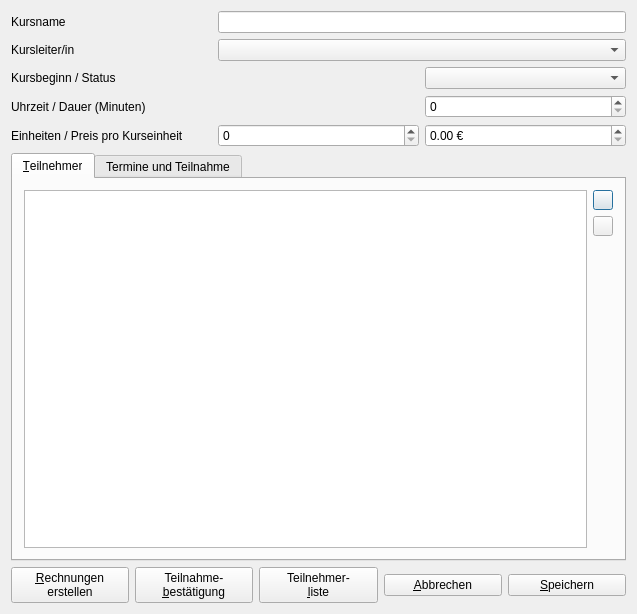
<?xml version="1.0" encoding="UTF-8"?>
<ui version="4.0">
 <class>DlgCourseClass</class>
 <widget class="QDialog" name="DlgCourseClass">
  <property name="geometry">
   <rect>
    <x>0</x>
    <y>0</y>
    <width>637</width>
    <height>614</height>
   </rect>
  </property>
  <property name="windowTitle">
   <string>Kurse anlegen/bearbeiten</string>
  </property>
  <property name="windowIcon">
   <iconset resource="images/images.qrc">
    <normaloff>:/favicon.png</normaloff>:/favicon.png</iconset>
  </property>
  <layout class="QGridLayout">
   <item row="0" column="0">
    <widget class="QLabel" name="label">
     <property name="text">
      <string>Kursname</string>
     </property>
    </widget>
   </item>
   <item row="2" column="0">
    <widget class="QLabel" name="label_3">
     <property name="text">
      <string>Kursbeginn / Status</string>
     </property>
    </widget>
   </item>
   <item row="6" column="0" colspan="3">
    <widget class="QTabWidget" name="tabWidget">
     <property name="currentIndex">
      <number>0</number>
     </property>
     <widget class="QWidget" name="tab_1">
      <attribute name="icon">
       <iconset resource="images/images.qrc">
        <normaloff>:/roles.png</normaloff>:/roles.png</iconset>
      </attribute>
      <attribute name="title">
       <string>&amp;Teilnehmer</string>
      </attribute>
      <layout class="QGridLayout" name="gridLayout">
       <item row="0" column="0" rowspan="3">
        <widget class="QListWidget" name="listPatients">
         <property name="selectionMode">
          <enum>QAbstractItemView::MultiSelection</enum>
         </property>
        </widget>
       </item>
       <item row="0" column="1">
        <widget class="QPushButton" name="pbAddPatient">
         <property name="maximumSize">
          <size>
           <width>20</width>
           <height>20</height>
          </size>
         </property>
         <property name="toolTip">
          <string>Teilnehmer hinzufügen</string>
         </property>
         <property name="text">
          <string/>
         </property>
         <property name="icon">
          <iconset resource="images/images.qrc">
           <normaloff>:/plus.png</normaloff>:/plus.png</iconset>
         </property>
        </widget>
       </item>
       <item row="1" column="1">
        <widget class="QPushButton" name="pbDelPatient">
         <property name="maximumSize">
          <size>
           <width>20</width>
           <height>20</height>
          </size>
         </property>
         <property name="toolTip">
          <string>Gewählte Teilnehmer entfernen</string>
         </property>
         <property name="text">
          <string/>
         </property>
         <property name="icon">
          <iconset resource="images/images.qrc">
           <normaloff>:/minus.png</normaloff>:/minus.png</iconset>
         </property>
        </widget>
       </item>
       <item row="2" column="1">
        <spacer name="verticalSpacer">
         <property name="orientation">
          <enum>Qt::Vertical</enum>
         </property>
         <property name="sizeHint" stdset="0">
          <size>
           <width>20</width>
           <height>40</height>
          </size>
         </property>
        </spacer>
       </item>
      </layout>
     </widget>
     <widget class="QWidget" name="tab_3">
      <attribute name="icon">
       <iconset resource="images/images.qrc">
        <normaloff>:/termine.png</normaloff>:/termine.png</iconset>
      </attribute>
      <attribute name="title">
       <string>Termine und Teilnahme</string>
      </attribute>
      <layout class="QGridLayout" name="gridLayout_4">
       <item row="2" column="0" colspan="2">
        <widget class="QTreeWidget" name="treeWidget">
         <property name="maximumSize">
          <size>
           <width>250</width>
           <height>16777215</height>
          </size>
         </property>
         <column>
          <property name="text">
           <string>Kurstermine</string>
          </property>
         </column>
        </widget>
       </item>
       <item row="0" column="0">
        <widget class="QWidget" name="widget_2" native="true">
         <property name="minimumSize">
          <size>
           <width>0</width>
           <height>0</height>
          </size>
         </property>
         <layout class="QGridLayout" name="gridLayout_5">
          <property name="leftMargin">
           <number>0</number>
          </property>
          <property name="topMargin">
           <number>2</number>
          </property>
          <property name="rightMargin">
           <number>0</number>
          </property>
          <property name="bottomMargin">
           <number>2</number>
          </property>
          <item row="0" column="0">
           <widget class="QPushButton" name="pbAddDate">
            <property name="maximumSize">
             <size>
              <width>24</width>
              <height>24</height>
             </size>
            </property>
            <property name="toolTip">
             <string>Termin hinzufügen</string>
            </property>
            <property name="text">
             <string/>
            </property>
            <property name="icon">
             <iconset resource="images/images.qrc">
              <normaloff>:/plus.png</normaloff>:/plus.png</iconset>
            </property>
           </widget>
          </item>
          <item row="0" column="1">
           <widget class="QPushButton" name="pbDelDate">
            <property name="maximumSize">
             <size>
              <width>24</width>
              <height>24</height>
             </size>
            </property>
            <property name="toolTip">
             <string>Termin löschen</string>
            </property>
            <property name="text">
             <string/>
            </property>
            <property name="icon">
             <iconset resource="images/images.qrc">
              <normaloff>:/minus.png</normaloff>:/minus.png</iconset>
            </property>
           </widget>
          </item>
         </layout>
        </widget>
       </item>
       <item row="2" column="2" colspan="5">
        <widget class="QTableWidget" name="tableWidget">
         <attribute name="verticalHeaderVisible">
          <bool>false</bool>
         </attribute>
         <column>
          <property name="text">
           <string>Name</string>
          </property>
         </column>
         <column>
          <property name="text">
           <string>Vorname</string>
          </property>
         </column>
         <column>
          <property name="text">
           <string>Teilnahme</string>
          </property>
         </column>
        </widget>
       </item>
       <item row="0" column="1" colspan="3">
        <widget class="QWidget" name="widget_3" native="true">
         <property name="minimumSize">
          <size>
           <width>0</width>
           <height>0</height>
          </size>
         </property>
         <layout class="QGridLayout" name="gridLayout_6">
          <property name="topMargin">
           <number>2</number>
          </property>
          <property name="bottomMargin">
           <number>2</number>
          </property>
          <item row="0" column="0">
           <widget class="QLabel" name="label_2">
            <property name="text">
             <string>von</string>
            </property>
           </widget>
          </item>
         </layout>
        </widget>
       </item>
       <item row="0" column="5" colspan="2">
        <widget class="QWidget" name="widget_4" native="true">
         <layout class="QGridLayout" name="gridLayout_2">
          <property name="topMargin">
           <number>2</number>
          </property>
          <property name="bottomMargin">
           <number>2</number>
          </property>
          <item row="0" column="0">
           <widget class="QLabel" name="label_7">
            <property name="text">
             <string>Mitarbeiter:</string>
            </property>
           </widget>
          </item>
          <item row="0" column="1">
           <widget class="QComboBox" name="cbCurLeader"/>
          </item>
          <item row="0" column="2">
           <widget class="QLabel" name="label_9">
            <property name="text">
             <string>Raum:</string>
            </property>
           </widget>
          </item>
          <item row="0" column="3">
           <widget class="QComboBox" name="cbRoom"/>
          </item>
         </layout>
        </widget>
       </item>
      </layout>
     </widget>
    </widget>
   </item>
   <item row="0" column="1" colspan="2">
    <widget class="QLineEdit" name="leName"/>
   </item>
   <item row="1" column="0">
    <widget class="QLabel" name="label_6">
     <property name="text">
      <string>Kursleiter/in</string>
     </property>
    </widget>
   </item>
   <item row="1" column="1" colspan="2">
    <widget class="QComboBox" name="cbLeader"/>
   </item>
   <item row="3" column="0">
    <widget class="QLabel" name="label_4">
     <property name="text">
      <string>Uhrzeit / Dauer (Minuten)</string>
     </property>
    </widget>
   </item>
   <item row="7" column="0" colspan="3">
    <widget class="QWidget" name="widget" native="true">
     <layout class="QGridLayout" name="gridLayout_3">
      <property name="margin">
       <number>0</number>
      </property>
      <item row="0" column="0">
       <widget class="QPushButton" name="pbInvoice">
        <property name="toolTip">
         <string>Für gewählte Teilnehmer Rechnung erstellen</string>
        </property>
        <property name="text">
         <string>&amp;Rechnungen
erstellen</string>
        </property>
        <property name="icon">
         <iconset resource="images/images.qrc">
          <normaloff>:/invoice.png</normaloff>:/invoice.png</iconset>
        </property>
        <property name="iconSize">
         <size>
          <width>32</width>
          <height>32</height>
         </size>
        </property>
       </widget>
      </item>
      <item row="0" column="1">
       <widget class="QPushButton" name="pbParticipance">
        <property name="toolTip">
         <string>Für gewählte Teilnehmer Bestätigung erstellen</string>
        </property>
        <property name="text">
         <string>Teilnahme-
&amp;bestätigung</string>
        </property>
        <property name="icon">
         <iconset resource="images/images.qrc">
          <normaloff>:/printer.png</normaloff>:/printer.png</iconset>
        </property>
        <property name="iconSize">
         <size>
          <width>32</width>
          <height>32</height>
         </size>
        </property>
       </widget>
      </item>
      <item row="0" column="3">
       <widget class="QPushButton" name="pbCancel">
        <property name="toolTip">
         <string>Abbrechen</string>
        </property>
        <property name="text">
         <string>&amp;Abbrechen</string>
        </property>
        <property name="icon">
         <iconset resource="images/images.qrc">
          <normaloff>:/cancel.png</normaloff>:/cancel.png</iconset>
        </property>
        <property name="iconSize">
         <size>
          <width>32</width>
          <height>32</height>
         </size>
        </property>
       </widget>
      </item>
      <item row="0" column="4">
       <widget class="QPushButton" name="pbSave">
        <property name="toolTip">
         <string>Kursdaten speichern</string>
        </property>
        <property name="text">
         <string>&amp;Speichern</string>
        </property>
        <property name="icon">
         <iconset resource="images/images.qrc">
          <normaloff>:/save.png</normaloff>:/save.png</iconset>
        </property>
        <property name="iconSize">
         <size>
          <width>32</width>
          <height>32</height>
         </size>
        </property>
       </widget>
      </item>
      <item row="0" column="2">
       <widget class="QPushButton" name="pbPartList">
        <property name="text">
         <string>Teilnehmer-
&amp;liste</string>
        </property>
        <property name="icon">
         <iconset resource="images/images.qrc">
          <normaloff>:/template.png</normaloff>:/template.png</iconset>
        </property>
        <property name="iconSize">
         <size>
          <width>32</width>
          <height>32</height>
         </size>
        </property>
       </widget>
      </item>
     </layout>
    </widget>
   </item>
   <item row="4" column="0">
    <widget class="QLabel" name="label_5">
     <property name="text">
      <string>Einheiten / Preis pro Kurseinheit</string>
     </property>
    </widget>
   </item>
   <item row="3" column="2">
    <widget class="QSpinBox" name="spDuration"/>
   </item>
   <item row="2" column="2">
    <widget class="QComboBox" name="cbState"/>
   </item>
   <item row="4" column="2">
    <widget class="QDoubleSpinBox" name="spPrice">
     <property name="suffix">
      <string> €</string>
     </property>
    </widget>
   </item>
   <item row="4" column="1">
    <widget class="QSpinBox" name="spUnits"/>
   </item>
  </layout>
 </widget>
 <layoutdefault spacing="6" margin="11"/>
 <tabstops>
  <tabstop>leName</tabstop>
  <tabstop>cbLeader</tabstop>
  <tabstop>cbState</tabstop>
  <tabstop>spDuration</tabstop>
  <tabstop>spUnits</tabstop>
  <tabstop>spPrice</tabstop>
  <tabstop>tabWidget</tabstop>
  <tabstop>listPatients</tabstop>
  <tabstop>pbAddPatient</tabstop>
  <tabstop>pbDelPatient</tabstop>
  <tabstop>pbInvoice</tabstop>
  <tabstop>pbParticipance</tabstop>
  <tabstop>pbPartList</tabstop>
  <tabstop>pbCancel</tabstop>
  <tabstop>pbSave</tabstop>
  <tabstop>treeWidget</tabstop>
  <tabstop>pbAddDate</tabstop>
  <tabstop>pbDelDate</tabstop>
  <tabstop>tableWidget</tabstop>
 </tabstops>
 <resources>
  <include location="images/images.qrc"/>
 </resources>
 <connections/>
</ui>
